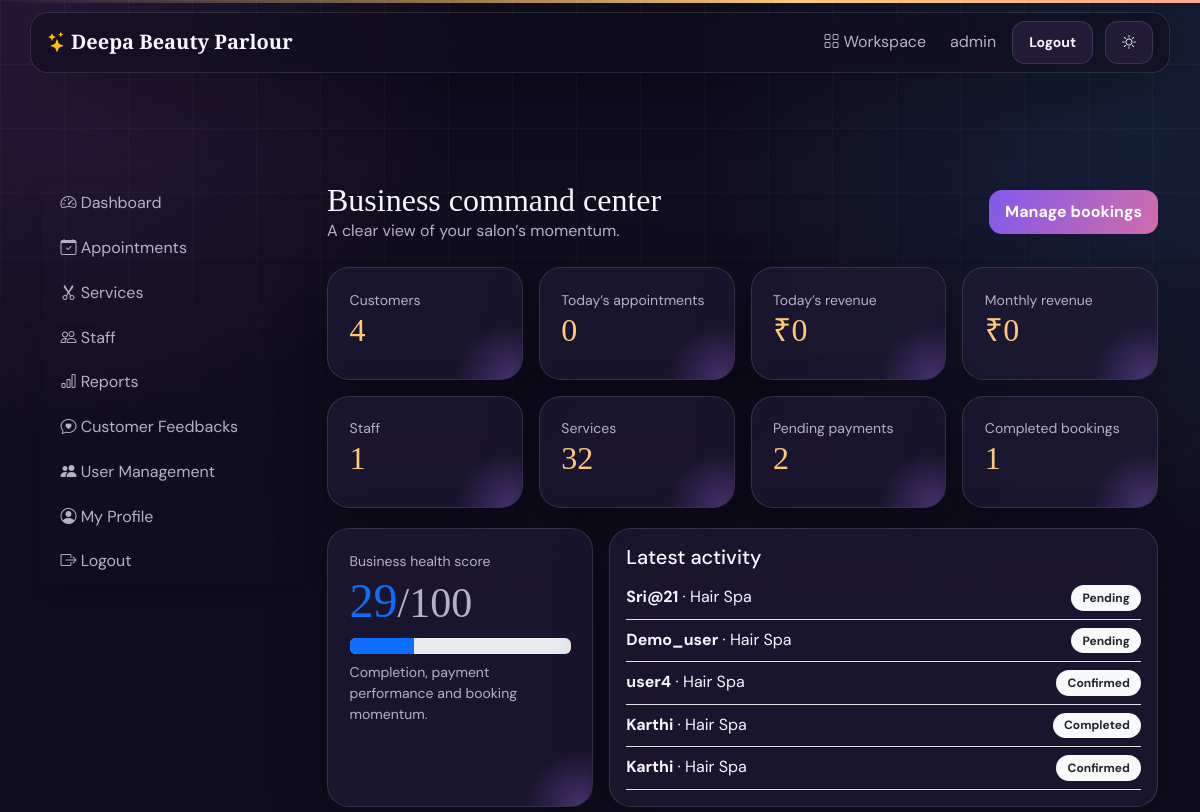
Before: /owner/ (signed in) with the older database file.
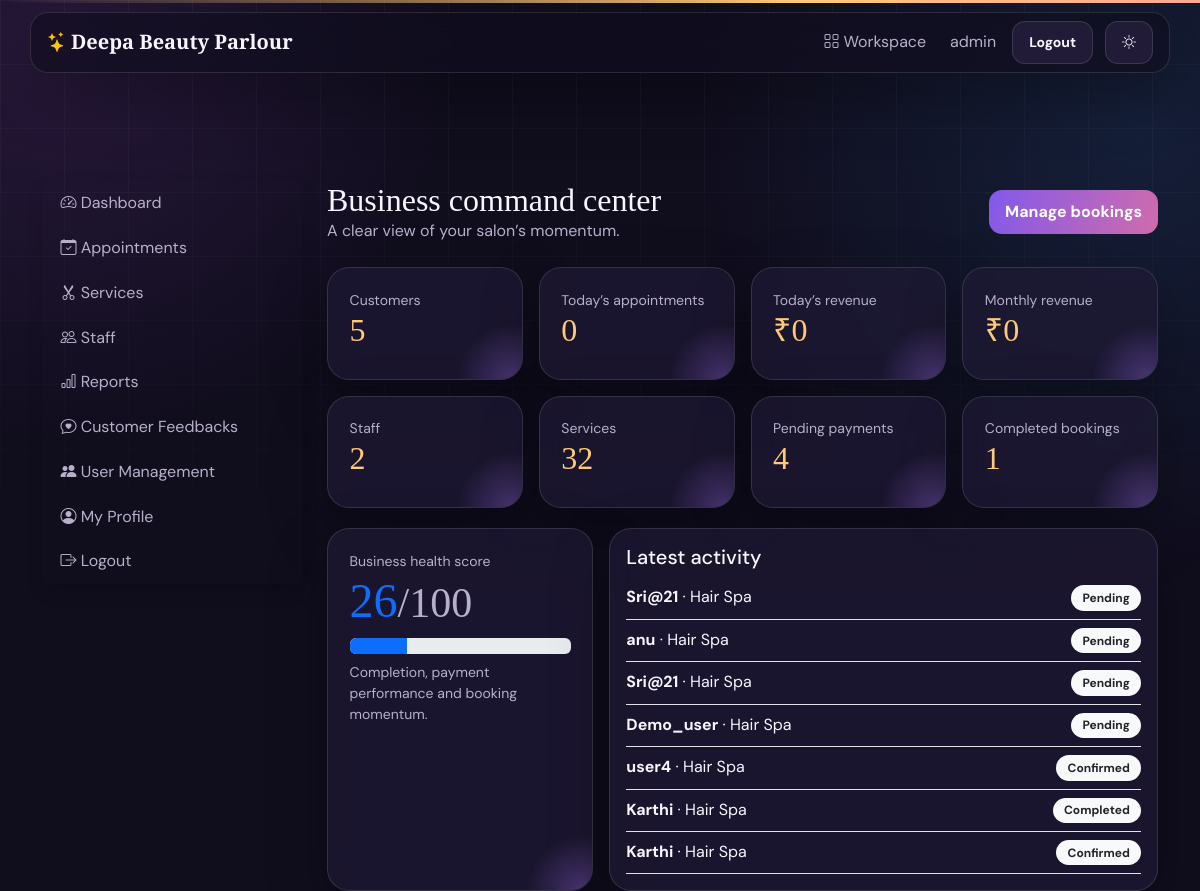
After: the same page with the newer database file.
### appointments/models.py (models this page shows, shortened)
class Appointment(models.Model):
    class Status(models.TextChoices):
        PENDING = "PENDING", "Pending"
        CONFIRMED = "CONFIRMED", "Confirmed"
        COMPLETED = "COMPLETED", "Completed"
        CANCELLED = "CANCELLED", "Cancelled"
    customer = models.ForeignKey(
        settings.AUTH_USER_MODEL,
        on_delete=models.CASCADE,
        related_name="appointments"
    )
    salon = models.ForeignKey(
        Salon,
        on_delete=models.CASCADE
    )
    staff = models.ForeignKey(
        Staff,
        on_delete=models.SET_NULL,
        null=True,
        blank=True,
        related_name="appointments"
    )
    service = models.ForeignKey(
        Service,
        on_delete=models.CASCADE
    )
    appointment_date = models.DateField()
    appointment_time = models.TimeField()
    notes = models.TextField(
        blank=True
    )
    status = models.CharField(
        max_length=20,
        choices=Status.choices,
        default=Status.PENDING
    )
    worker_completed = models.BooleanField(default=False)
    worker_completed_at = models.DateTimeField(null=True, blank=True)
    worker_notes = models.TextField(blank=True)
    loyalty_redeemed = models.PositiveIntegerField(default=0)
    rescheduled_from = models.ForeignKey("self", null=True, blank=True, on_delete=models.SET_NULL, related_name="reschedules")
    created_at = models.DateTimeField(auto_now_add=True)
    updated_at = models.DateTimeField(auto_now=True)
    class Meta: #Prevent the double Booking
        ordering = ["appointment_date", "appointment_time"]

### accounts/models.py (models this page shows, shortened)
class User(AbstractUser):
    class Role(models.TextChoices):
        CUSTOMER = "CUSTOMER", "Customer"
        OWNER = "OWNER", "Salon Owner"
        STAFF = "STAFF", "Staff"
        SERVICE_MANAGER = "SERVICE_MANAGER", "Service Management"
        ADMIN = "ADMIN", "Admin"
    role = models.CharField(
        max_length=20,
        choices=Role.choices,
        default=Role.CUSTOMER
    )
    phone = models.CharField(max_length=15, blank=True)
    profile_image = models.ImageField(
        upload_to="profiles/",
        blank=True,
        null=True
    )
    created_at = models.DateTimeField(auto_now_add=True)

### services/models.py (models this page shows, shortened)
class Service(models.Model):
    salon = models.ForeignKey(
        Salon,
        on_delete=models.CASCADE,
        related_name="services"
    )
    name = models.CharField(max_length=100)
    description = models.TextField(blank=True)
    duration = models.PositiveIntegerField(
        help_text="Duration in minutes"
    )
    price = models.DecimalField(
        max_digits=8,
        decimal_places=2
    )
    image = models.ImageField(
        upload_to="services/",
        blank=True,
        null=True
    )
    is_available = models.BooleanField(default=True)
    is_trending = models.BooleanField(default=False)
    created_at = models.DateTimeField(auto_now_add=True)
    class Meta:
        ordering = ["name"]

### owner/views.py (the view)
# urls.py: path("", owner_dashboard, name="owner_dashboard"),
@owner_required
def owner_dashboard(request):
    today = timezone.localdate()
    appointments = scoped(request, Appointment.objects.all())
    payments = Payment.objects.filter(
        appointment__in=appointments,
        status=Payment.Status.VERIFIED,
    )
    month = today.replace(day=1)
    completed = appointments.filter(status=Appointment.Status.COMPLETED)
    total = appointments.count()
    health = min(100, round((completed.count() / total * 45 if total else 0) + (payments.filter(appointment__appointment_date__gte=month).count() / max(1, appointments.filter(appointment_date__gte=month).count()) * 35) + 20))
    status_counts = {status: appointments.filter(status=status).count() for status in Appointment.Status.values}
    top_staff = payments.values("appointment__staff__name").annotate(total=Sum("amount")).order_by("-total").first()
    popular_services = appointments.values("service__name").annotate(total=Count("id")).order_by("-total")[:5]
    worker_completed_count = appointments.filter(worker_completed=True).count()
    from reviews.models import Feedback
    feedbacks_count = Feedback.objects.count()
    avg_rating = Feedback.objects.aggregate(avg=Avg("rating"))["avg"] or 0
    context = {
        "total_customers": appointments.values("customer").distinct().count(),
        "today_appointments": appointments.filter(appointment_date=today).count(),
        "today_revenue": payments.filter(appointment__appointment_date=today).aggregate(v=Sum("amount"))["v"] or 0,
        "monthly_revenue": payments.filter(appointment__appointment_date__gte=month).aggregate(v=Sum("amount"))["v"] or 0,
        "total_staff": scoped(request, Staff.objects.all()).count(),
        "total_services": scoped(request, Service.objects.all()).count(),
        "pending_payments": Payment.objects.filter(appointment__in=appointments, status="PENDING").count(),
        "verified_payments": payments.count(),
        "cancelled": status_counts[Appointment.Status.CANCELLED],
        "completed": completed.count(),
        "worker_completed_count": worker_completed_count,
        "feedbacks_count": feedbacks_count,
        "avg_rating": round(avg_rating, 1),
        "health": health,
        "top_staff": top_staff,
        "popular_services": popular_services,
        "status_labels": list(status_counts.keys()),
        "status_values": list(status_counts.values()),
        "recent": appointments.select_related("customer", "service", "staff").order_by("-created_at")[:8]
    }
    return render(request, "owner/dashboard.html", context)

### owner/views.py (called while the page is built, shortened)
def get_admin_salon(request):
    if hasattr(request.user, "salon"):
        return request.user.salon

def scoped(request, qs):
    salon = get_admin_salon(request)
    if salon and hasattr(qs.model, "salon"):
        return qs.filter(salon=salon)
    return qs

### templates/owner/dashboard.html
{% extends "owner/base.html" %}{% block owner_content %}<div class="d-flex justify-content-between align-items-center mb-4"><div><h2 class="page-title mb-0">Business command center</h2><p class="text-muted mb-0">A clear view of your salon’s momentum.</p></div><a href="{% url 'owner_appointments' %}" class="btn btn-primary">Manage bookings</a></div><div class="row g-3">{% for label,value in stats %}{% endfor %}<div class="col-6 col-xl-3"><div class="card metric"><small class="text-muted">Customers</small><h2>{{ total_customers }}</h2></div></div><div class="col-6 col-xl-3"><div class="card metric"><small class="text-muted">Today’s appointments</small><h2>{{ today_appointments }}</h2></div></div><div class="col-6 col-xl-3"><div class="card metric"><small class="text-muted">Today’s revenue</small><h2>₹{{ today_revenue }}</h2></div></div><div class="col-6 col-xl-3"><div class="card metric"><small class="text-muted">Monthly revenue</small><h2>₹{{ monthly_revenue }}</h2></div></div><div class="col-6 col-xl-3"><div class="card metric"><small class="text-muted">Staff</small><h2>{{ total_staff }}</h2></div></div><div class="col-6 col-xl-3"><div class="card metric"><small class="text-muted">Services</small><h2>{{ total_services }}</h2></div></div><div class="col-6 col-xl-3"><div class="card metric"><small class="text-muted">Pending payments</small><h2>{{ pending_payments }}</h2></div></div><div class="col-6 col-xl-3"><div class="card metric"><small class="text-muted">Completed bookings</small><h2>{{ completed }}</h2></div></div></div><div class="row g-3 mt-1"><div class="col-md-4"><div class="card metric h-100"><small class="text-muted">Business health score</small><h1 class="display-5 text-primary">{{ health }}<small>/100</small></h1><div class="progress"><div class="progress-bar" style="width:{{ health }}%"></div></div><p class="small text-muted mt-2 mb-0">Completion, payment performance and booking momentum.</p></div></div><div class="col-md-8"><div class="card h-100"><div class="card-body"><h5>Latest activity</h5>{% for a in recent %}<div class="d-flex justify-content-between border-bottom py-2"><span><strong>{{ a.customer.username }}</strong> · {{ a.service.name }}</span><span class="badge bg-light text-dark">{{ a.get_status_display }}</span></div>{% empty %}<p class="text-muted">No activity yet.</p>{% endfor %}</div></div></div></div>{% endblock %}

Changed rows visible on the page:
added Appointment: customer.username "Sri@21", service.name "Hair Spa", status "Pending"
added Appointment: customer.username "anu", service.name "Hair Spa", status "Pending"
Other visible differences:
{{ total_customers }}: "4" → "5"
{{ total_staff }}: "1" → "2"
{{ pending_payments }}: "2" → "4"
{{ health }}: "29" → "26"
{{ health }}: 29 → 26 (drawn)
